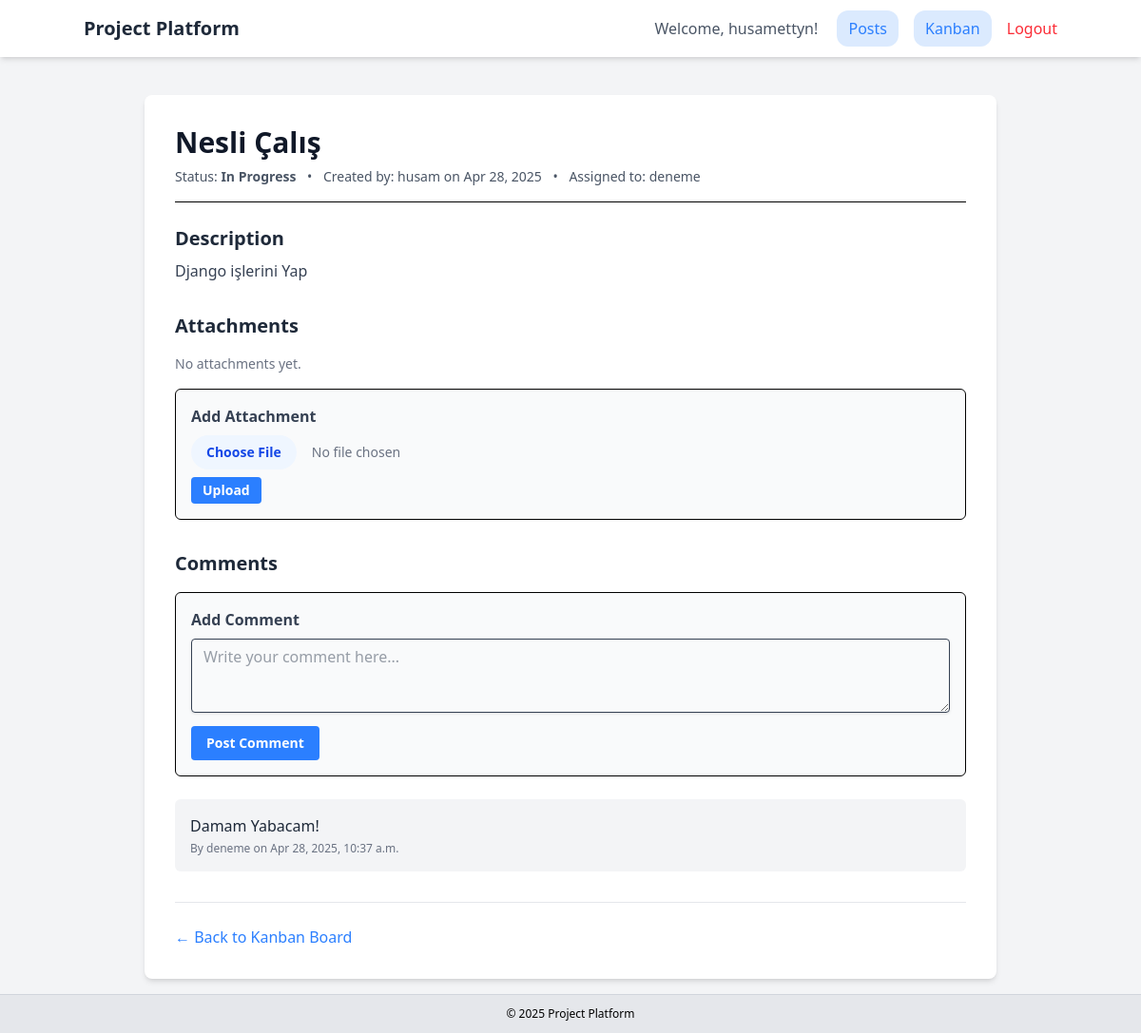
The page /tasks/task/2/ (signed in) on the database its author committed.
### users/models.py (models this page shows, shortened)
class CustomUser(AbstractUser):
    is_admin = models.BooleanField(default=False)

### tasks/models.py (models this page shows, shortened)
class Task(models.Model):
    class Status(models.TextChoices):
        TODO = 'TODO', _('To Do')
        INPROGRESS = 'INPROGRESS', _('In Progress')
        DONE = 'DONE', _('Done')
    title = models.CharField(max_length=255)
    description = models.TextField(blank=True)
    assigned_to = models.ForeignKey(
        settings.AUTH_USER_MODEL,
        on_delete=models.SET_NULL, # Keep task even if user is deleted, just unassign
        related_name='assigned_tasks',
        null=True,
        blank=True
    )
    created_by = models.ForeignKey(
        settings.AUTH_USER_MODEL,
        on_delete=models.CASCADE, # Delete task if creator is deleted
        related_name='created_tasks'
    )
    status = models.CharField(
        max_length=10,
        choices=Status.choices,
        default=Status.TODO,
    )
    created_at = models.DateTimeField(auto_now_add=True)
    class Meta:
        ordering = ['created_at']

class TaskComment(models.Model):
    task = models.ForeignKey(Task, on_delete=models.CASCADE, related_name='comments')
    user = models.ForeignKey(settings.AUTH_USER_MODEL, on_delete=models.CASCADE)
    text = models.TextField()
    tagged_users = models.ManyToManyField(settings.AUTH_USER_MODEL, related_name='tagged_in_comments', blank=True)
    created_at = models.DateTimeField(auto_now_add=True)
    class Meta:
        ordering = ['created_at']

### tasks/views.py (the view)
# urls.py: path('task/<int:pk>/', TaskDetailView.as_view(), name='task_detail'),
class TaskDetailView(LoginRequiredMixin, DetailView):
    model = Task
    template_name = 'tasks/task_detail.html' # Template to be created later
    context_object_name = 'task'
    def get_context_data(self, **kwargs):
        context = super().get_context_data(**kwargs)
        context['comment_form'] = TaskCommentForm() # Add form for creating comments
        context['attachment_form'] = TaskAttachmentForm() # Add form for uploading attachments
        context['comments'] = self.object.comments.order_by('-created_at')
        context['attachments'] = self.object.attachments.order_by('-uploaded_at')
        return context

### tasks/forms.py
class TaskCommentForm(forms.ModelForm):
    class Meta:
        model = TaskComment
        fields = ['text', 'tagged_users'] # task and user are set in view
        widgets = {
            'text': forms.Textarea(attrs={'rows': 2, 'placeholder': 'Add a comment...'}),
            'tagged_users': forms.SelectMultiple(attrs={'class': 'select select-multiple'}), # Example for styling
        }
        labels = {
            'text': '', # Hide label for text area
            'tagged_users': 'Tag Users',
        }

class TaskAttachmentForm(forms.ModelForm):
    class Meta:
        model = TaskAttachment
        fields = ['file'] # task and uploaded_by are set in view
        widgets = {
            'file': forms.ClearableFileInput(), # Removed multiple: True
        }
        labels = {
            'file': 'Attach File(s)',
        }

### templates/tasks/task_detail.html (shortened to what this page needs)
{% extends 'base.html' %}
{% block content %}
<div class="container mx-auto px-4">
    <div class="bg-white p-8 rounded-lg shadow-md max-w-4xl mx-auto">
        <div class="flex justify-between items-start mb-6 pb-4 border-b">
            <div>
                <h1 class="text-3xl font-bold text-gray-900">{{ task.title }}</h1>
                <div class="text-sm text-gray-600 mt-2">
                    <span>Status: <strong class="font-semibold">{{ task.get_status_display }}</strong></span>
                    <span class="mx-2">&bull;</span>
                    <span>Created by: {{ task.created_by.username }} on {{ task.created_at|date:"M d, Y" }}</span>
                    {% if task.assigned_to %}
                        <span class="mx-2">&bull;</span>
                        <span>Assigned to: {{ task.assigned_to.username }}</span>
                    {% else %}
                        <span class="mx-2">&bull;</span>
                        <span>Unassigned</span>
                    {% endif %}
                </div>
            </div>
        </div>
        {% if task.description %}
            <div class="mb-8">
                <h2 class="text-xl font-semibold mb-2 text-gray-800">Description</h2>
                <div class="prose max-w-none text-gray-700">
                    {{ task.description|linebreaks }}
                </div>
            </div>
        {% endif %}
        <div class="mb-8">
            <h2 class="text-xl font-semibold mb-4 text-gray-800">Attachments</h2>
            <div class="space-y-3 mb-4">
                {% for attachment in attachments %}
                    <div class="bg-gray-100 p-3 rounded-md flex justify-between items-center text-sm">
                        <a href="{{ attachment.file.url }}" target="_blank" class="text-blue-600 hover:underline font-medium">
                            {{ attachment.file.name|cut:"task_attachments/" }}
                        </a>
                        <span class="text-gray-500">Uploaded by {{ attachment.uploaded_by.username }} on {{ attachment.uploaded_at|date:"M d, Y" }}</span>
                    </div>
                {% empty %}
                    <p class="text-gray-500 text-sm">No attachments yet.</p>
                {% endfor %}
            </div>
            {% if user.is_authenticated %}
            <form action="{% url 'task_add_attachment' task.pk %}" method="post" enctype="multipart/form-data" class="bg-gray-50 p-4 rounded-md border">
                 <h3 class="text-md font-semibold mb-2 text-gray-700">Add Attachment</h3>
                 <div class="mb-2">
                     <input type="file" name="{{ attachment_form.file.name }}" id="{{ attachment_form.file.id_for_label }}" required
                            class="block w-full text-sm text-gray-500 file:mr-4 file:py-2 file:px-4 file:rounded-full file:border-0 file:text-sm file:font-semibold file:bg-blue-50 file:text-blue-700 hover:file:bg-blue-100 {% if attachment_form.file.errors %}border border-red-500 rounded-lg{% endif %}">
                 </div>
                <button type="submit" class="bg-blue-500 hover:bg-blue-700 text-white font-bold py-1 px-3 rounded text-sm">Upload</button>
            </form>
            {% endif %}
        </div>
        <div>
            <h2 class="text-xl font-semibold mb-4 text-gray-800">Comments</h2>
             {% if user.is_authenticated %}
            <form action="{% url 'task_add_comment' task.pk %}" method="post" class="mb-6 bg-gray-50 p-4 rounded-md border">
                 <h3 class="text-md font-semibold mb-2 text-gray-700">Add Comment</h3>
                 <div class="mb-2">
                     <textarea name="{{ comment_form.text.name }}" id="{{ comment_form.text.id_for_label }}" required rows="3"
                               placeholder="Write your comment here..."
                               class="shadow-sm appearance-none border rounded w-full py-2 px-3 text-gray-700 leading-tight focus:outline-none focus:ring-blue-500 focus:border-blue-500 {% if comment_form.text.errors %}border-red-500{% endif %}"></textarea>
                 </div>
                <button type="submit" class="bg-blue-500 hover:bg-blue-700 text-white font-bold py-2 px-4 rounded text-sm">Post Comment</button>
            </form>
             {% else %}
                 <p class="text-gray-600 mb-4 text-sm"><a href="{% url 'login' %}?next={{ request.path }}" class="text-blue-500 hover:underline">Log in</a> to add comments or attachments.</p>
             {% endif %}
            <div class="space-y-4">
                {% for comment in comments %}
                    <div class="bg-gray-100 p-4 rounded-md">
                        <p class="text-gray-800 mb-1">{{ comment.text|linebreaksbr }}</p>
                        <p class="text-xs text-gray-500">
                            By <strong class="font-medium">{{ comment.user.username }}</strong> on {{ comment.created_at|date:"M d, Y, P" }}
                        </p>
                    </div>
                {% empty %}
                    <p class="text-gray-500 text-sm">No comments yet.</p>
                {% endfor %}
            </div>
        </div>
         <div class="mt-8 pt-6 border-t border-gray-200">
             <a href="{% url 'kanban_board' %}" class="text-blue-500 hover:text-blue-700">&larr; Back to Kanban Board</a>
         </div>
    </div>
</div>
{% endblock %}

### templates/base.html (shortened to what this page needs)
{% load static %}
<!DOCTYPE html>
<html lang="en">
<head>
    <link href="{% static 'output.css' %}" rel="stylesheet">
</head>
<body class="bg-gray-100 font-sans leading-normal tracking-normal">
    <nav class="bg-white shadow-md p-4 mb-6">
        <div class="container mx-auto flex justify-between items-center">
            <a href="/" class="text-xl font-semibold text-gray-800">Project Platform</a>
            <div>
                {% if user.is_authenticated %}
                    <span class="mr-4 text-gray-600">Welcome, {{ user.username }}!</span>
                    <a href="{% url 'post_list' %}" class="text-blue-500 hover:bg-blue-200 mr-3 bg-blue-100 px-3 py-2 rounded-xl">Posts</a>
                    <a href="{% url 'kanban_board' %}" class="text-blue-500 hover:bg-blue-200 mr-3 bg-blue-100 px-3 py-2 rounded-xl">Kanban</a>
                    <form action="{% url 'logout' %}" method="post" class="inline">
                        <button type="submit" class="text-red-500 hover:text-red-700">Logout</button>
                    </form>
                {% else %}
                    <a href="{% url 'login' %}" class="text-blue-500 hover:text-blue-700 mr-3">Login</a>
                    <a href="{% url 'signup' %}" class="text-blue-500 hover:text-blue-700">Sign Up</a>
                {% endif %}
            </div>
        </div>
    </nav>
    <main class="container mx-auto p-4 flex-grow">
        {% block content %}
        {% endblock %}
    </main>
    <footer class="bg-gray-200 text-center text-xs p-3 border-t border-gray-300">
        &copy; {% now "Y" %} Project Platform
    </footer>
</body>
</html>

### rows shown on the page
CustomUser: username "husamettyn"
Task: title "Nesli Çalış", status "In Progress", created_by.username "husam", created_at "Apr 28, 2025", assigned_to.username "deneme", description "Django işlerini Yap"
TaskComment: text "Damam Yabacam!", user.username "deneme", created_at "Apr 28, 2025, 10:37 a.m."
